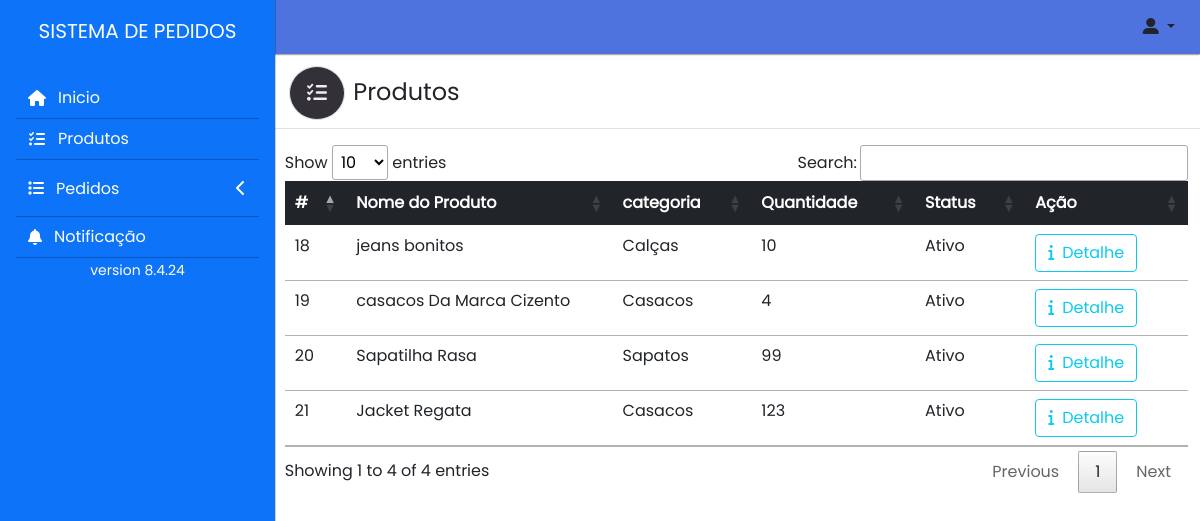
Screenshot of /cliente/produts (signed in) with the database file from the repository.
### tables this page shows
CREATE TABLE `produtos` (
  `id` int(11) NOT NULL,
  `nome` varchar(30) NOT NULL,
  `categoria` int(11) NOT NULL,
  `preco` varchar(100) NOT NULL,
  `quantidade` varchar(40) NOT NULL,
  `descricao` text NOT NULL,
  `images` varchar(100) NOT NULL,
  `status` tinyint(2) NOT NULL,
  `data_created` date DEFAULT NULL,
  `data_deleted` date DEFAULT NULL
);

CREATE TABLE `categoria` (
  `id` int(11) NOT NULL,
  `nomeCategoria` varchar(40) NOT NULL,
  `descricao` text NOT NULL,
  `status` tinyint(2) NOT NULL,
  `date_created` date DEFAULT NULL
);

### core/controllers/Cliente.php (called while the page is built, shortened)
<?php
class Cliente
{
    public function produts()
    {
        $library = new library();
        $categorias = $library->ListaCcategorias();
        $produtos = $library->ListaProdutos();
        $dados = [
            'categorias' => $categorias,
            'produtos' => $produtos,
        ];
        Store::Layout([
            'Cliente/layout/header_html',
            'Cliente/produts',
            'Cliente/layout/footer'
        ], $dados);
    }
}

### core/router.php (called while the page is built, shortened)
<?php
class router{
    var $metodo = 'index';
    public function __construct(){
        $url = $this->parseURL();
        if(isset($url[0]) && file_exists('core/controllers/' . $url[0] . '.php'))
        {
            unset($url[0]);
        }
        $this->controller = new  $arg() ;
        if(isset($url[1]) && method_exists($this->controller, $url[1]))
        {
            $this->metodo =$url[1];
            unset($url[1]);
        }
        $this->parametro = $url ? array_values($url) : [];
        call_user_func_array([$this->controller , $this->metodo], $this->parametro);
    }
    private function parseURL(){
        if(isset($_GET['url'])){
            return explode('/', filter_var(rtrim($_GET['url'], '/'), FILTER_SANITIZE_URL));
        }
    }
}

### index.php (called while the page is built, shortened)
<?php
require('core/router.php');
new router();
?>

### core/models/library.php (called while the page is built, shortened)
<?php
class library
{
    public function ListaProdutos()
    {
        $db = new Databases();
        $result = $db->select("SELECT p.id, p.nome,p.quantidade,p.preco,p.status,p.images,p.descricao,c.nomecategoria as categoria FROM produtos p inner join categoria c on p.categoria = c.id where p.status = 1");
        return $result;
    }
}

### core/classes/Databases.php (called while the page is built, shortened)
<?php
class Databases{
    private $ligacao;
    private function ligar(){
          $this->ligacao = new PDO(
              'mysql:'.
              'host='.MYSQL_SERVER.';'.
              'dbname='.MYSQL_DATABASE.';'.
              'charset='.MYSQL_CHARSET,
              MYSQL_USER,
              MYSQL_PASS,
              array(PDO::ATTR_PERSISTENT => true)
          );
          $this->ligacao->setAttribute(PDO::ATTR_ERRMODE, PDO::ERRMODE_WARNING);
      }
      private function desligar(){
          $this->ligacao = null;
      }
      public function select($sql,$parametros = null){
          $sql = trim($sql);
          $resultados = null;
          try {
              if(!empty($parametros)){
                  $executar = $this->ligacao->prepare($sql);
                  $executar->execute($parametros);
                  $resultados = $executar->fetchALL(PDO::FETCH_CLASS);
              }else{
                  $executar = $this->ligacao->prepare($sql);
                  $executar->execute();
                  $resultados = $executar->fetchALL(PDO::FETCH_CLASS);
              }
          } catch (PDOException $e) {
              return false;
          }
          return $resultados;
      }
  }
?>

### core/views/Cliente/produts.php (the view, shortened to what this page needs)
<div class="row my-3 border-bottom">
    <div class="col-sm-12 col-md-6  px-2">
        <h4 class=""><i class="fas fa-tasks fs-5   border rounded-full cards-color p-3 mx-2"></i>Produtos</h4>
    </div>
    <div class="col-sm-12 col-md-4"></div>
    <div class="col-sm-12 col-md-2 pt-2">
    </div>
</div>
<div class="row">
    <div class="table-responsive">
        <table class="table table-triped table-hover" id="example">
            <thead class="bg-dark text-white">
                <tr>
                    <th>#</th>
                    <th>Nome do Produto</th>
                    <th>categoria</th>
                    <th>Quantidade</th>
                    <th>Status</th>
                    <th>Ação</th>
                </tr>
            </thead>
            <tbody>
                <?php if (!empty($produtos)) {
                    foreach ($produtos as $produto) { ?>
                        <tr>
                            <td><?= $produto->id ?></td>
                            <td><?= $produto->nome ?></td>
                            <td><?= $produto->categoria ?></td>
                            <td><?= $produto->quantidade ?></td>
                            <td><?= $produto->status ? 'Ativo' : 'No-Ativo' ?></td>
                            <td>
                                <a href="<?= BASE_URL ?>CLiente/Detalhes/<?= $produto->id ?>" class="btn btn-outline-info"><i class="fa-solid fa-info me-2"></i>Detalhe</a>
                            </td>
                        </tr>
                <?php }
                } ?>
            </tbody>
        </table>
    </div>
</div>

### core/classes/Store.php (shortened to what this page needs)
<?php
class Store{
    public static function Layout($estruturas, $dados = null){
        foreach ($estruturas as $estrutura) {
            include("core/views/$estrutura.php");
        }
    }
}
?>

### public/assets/css/style.css (style rules this page uses)
* { text-decoration: none !important; }
body { width: 100%; font-family: 'poppins' !important; }
.cards-color { background-color: #333137;; border-radius: 50%; color: #eee; border: none; cursor: pointer; }

### rows the page displays
produtos: id "18", nome "jeans bonitos", categoria.nomeCategoria "Calças", quantidade "10", status "Ativo"
produtos: id "19", nome "casacos Da Marca Cizento", categoria.nomeCategoria "Casacos", quantidade "4", status "Ativo"
produtos: id "20", nome "Sapatilha Rasa", categoria.nomeCategoria "Sapatos", quantidade "99", status "Ativo"
produtos: id "21", nome "Jacket Regata", categoria.nomeCategoria "Casacos", quantidade "123", status "Ativo"
